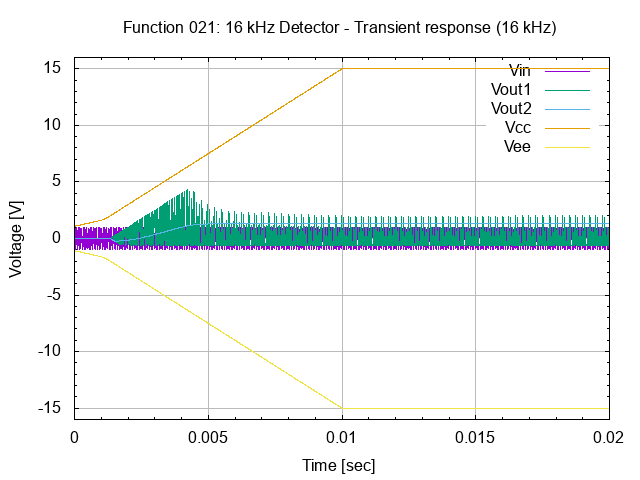

The script that saved this image:
# setup terminal
set term png

# setup graph
set output "26.021.00.01.01.01.png"
set title "Function 021: 16 kHz Detector - Transient response (16 kHz)"

# setup Y-axis
set yrange [-16:16]
set grid ytics lt 1 lw 1 lc rgb "#bbbbbb"
set mytics
set ylabel "Voltage [V]"

# setup X-axis
set grid xtics lt 1 lw 1 lc rgb "#bbbbbb"
set mxtics
set xlabel "Time [sec]"

# setup plot style
set style data lines
plot '26.021.00.01.01.dat' using 1:2 title "Vin", \
     '26.021.00.01.01.dat' using 1:3 title "Vout1", \
     '26.021.00.01.01.dat' using 1:4 title "Vout2", \
     '26.021.00.01.01.dat' using 1:5 title "Vcc", \
     '26.021.00.01.01.dat' using 1:6 title "Vee"

# set output back to default
set output

# reset terminal type
set terminal pop
